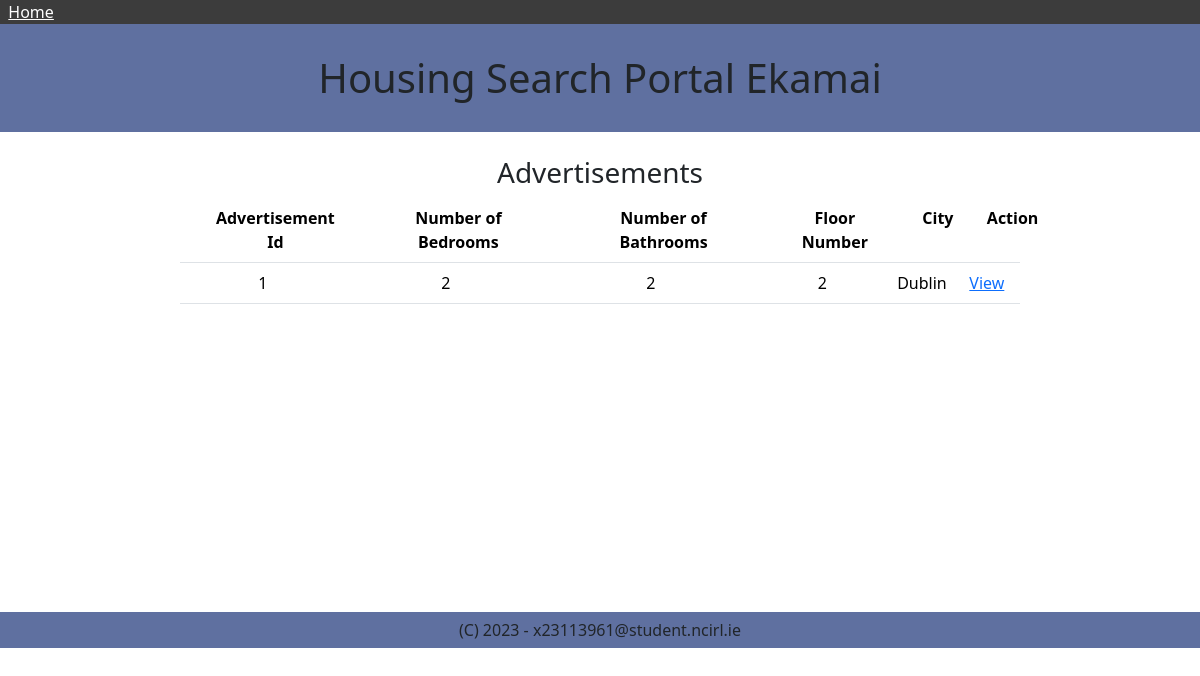
/houseadvertisements, run on the app's committed database.
### housingapp/models.py (models this page shows)
class HouseAdvertisement(models.Model):
    number_of_bedroom = models.IntegerField()
    number_of_bathroom = models.IntegerField()
    floor_number = models.IntegerField()
    nearby_utilities_landmarks = models.CharField(max_length=500)
    user = models.ForeignKey(User,on_delete=models.CASCADE)
    city = models.ForeignKey(City,on_delete=models.CASCADE)
    advertisement_visibility = models.IntegerField(choices=advertisement_visibility)

class City(models.Model):
    name = models.CharField(max_length=100)
    def __str__(self):
        return self.name

### housingapp/views.py (the view)
# urls.py: path('houseadvertisements', views.houseadvertisements, name='houseadvertisements'),
def houseadvertisements(request):
    houseadvertisements = HouseAdvertisement.objects.filter(advertisement_visibility=1).order_by('-id')[:]
    context = {'houseadvertisements': houseadvertisements}
    return render(request, 'housingapp/houseadvertisements.html', context)

### housingapp/templates/housingapp/houseadvertisements.html (shortened to what this page needs)
{% extends "housingapp/base_generic.html" %}
{% block content %}
    <div class="center-div">
        {% if are_my_houseadvertisements %}
            <h3>My Advertisements</h3>
        {% else %}
            <h3>Advertisements</h3>
        {% endif %}
        <div class="left-manner-div">
            {% if houseadvertisements %}
                <table class="table">
                    <tr>
                        <th>Advertisement Id</th>
                        <th>Number of Bedrooms</th>
                        <th>Number of Bathrooms</th>
                        <th>Floor Number</th>
                        <th>City</th>
                        <th>Action</th>
                    </tr>
                {% for houseadvertisement in houseadvertisements %}
                    <tr>
                        <td>{{ houseadvertisement.id }}</td>
                        <td>{{ houseadvertisement.number_of_bedroom }}</td>
                        <td>{{ houseadvertisement.number_of_bathroom }}</td>
                        <td>{{ houseadvertisement.floor_number }}</td>
                        <td>{{ houseadvertisement.city }}</td>
                        <td>
                            {% if are_my_houseadvertisements %}
                                <a href="{% url 'housingapp:houseadvertisement_existing' houseadvertisement.id %}">Edit</a>
                                &nbsp;|&nbsp;
                                <a href="{% url 'housingapp:houseadvertisement_delete' houseadvertisement.id %}">Delete</a>
                            {% else %}
                                <a href="{% url 'housingapp:houseadvertisement_view' houseadvertisement.id %}">View</a>
                            {% endif %}
                        </td>
                    </tr>
                {% endfor %}
                </table>
            {% else %}
                <p>There are no advertisements.</p>
            {% endif %}
        </div>
    </div>
{% endblock content %}

### housingapp/templates/housingapp/houseadvertisements.html (style rules this page uses)
.center-div { text-align: center; padding-top: 2%; height: 60vh; }
.left-manner-div { margin: 0 auto; width: 70%; }
.table th { text-align: center; padding-left: 4%; }
.table td { padding-left: 1%; padding-top: 1%; text-align: center; }

### data on the page
HouseAdvertisement: id "1", number_of_bedroom "2", number_of_bathroom "2", floor_number "2", city "Dublin"
